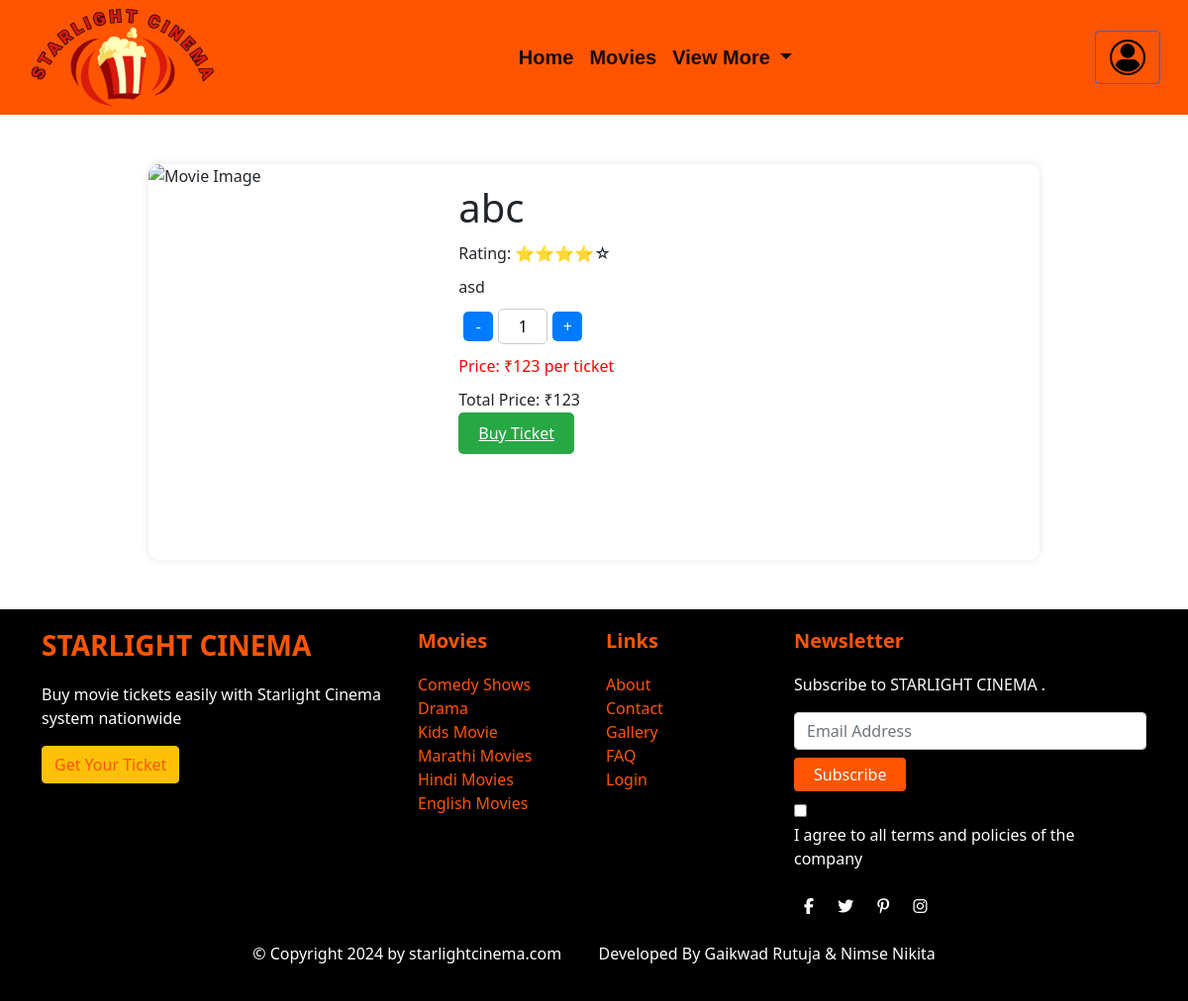
The page /User/pages/movie-details.php?id=1 on the database its author committed.
### tables this page shows
CREATE TABLE `movies` (
  `id` int(20) NOT NULL,
  `image` text NOT NULL,
  `name` text NOT NULL,
  `description` text NOT NULL,
  `time` text NOT NULL,
  `price` text NOT NULL,
  `category` text NOT NULL,
  `duration` text NOT NULL,
  `date` text NOT NULL
);

### User/pages/movie-details.php (the view, shortened to what this page needs)
<?php
$databaseHost = "localhost";
$databaseName = "movieticketdb";
$databaseUsername = "root";
$databasePassword = "";
$con = new mysqli($databaseHost, $databaseUsername, $databasePassword, $databaseName);
$id = intval($_GET['id']);
$stmt = $con->prepare("SELECT * FROM movies WHERE id = ?");
$stmt->bind_param("i", $id);
$stmt->execute();
$query = $stmt->get_result();
if ($query->num_rows > 0) {
    $resultData = $query->fetch_assoc();
    $image = $resultData['image'];
    $name = $resultData['name'];
    $description = $resultData['description'];
    $price = $resultData['price'];
} else {
    echo "No movie found with ID: $id";
    exit();
}
?>
<!DOCTYPE html>
<html lang="en">
<head>
    <link rel="stylesheet" href=" ./../css/gallery.css">
    <link rel="stylesheet" href=" ./../css/movie-details.css">
    <link rel="stylesheet" href="https://stackpath.bootstrapcdn.com/bootstrap/4.5.2/css/bootstrap.min.css">
    <link href="https://cdn.jsdelivr.net/npm/bootstrap@5.0.2/dist/css/bootstrap.min.css" rel="stylesheet">
</head>
<body>
<nav class="navbar navbar-expand-lg navbar-light">
  <div class="container-fluid">
    <div class="logo"><img src="./../../Images/logo2.png" class="logo-img" alt="Logo"></div>
    <div class="collapse navbar-collapse justify-content-center" id="navbarSupportedContent">
      <ul class="navbar-nav mb-2 mb-lg-0">
        <li class="nav-item">
          <a class="nav-link active" aria-current="page" href=".\..\..\index1.php">Home</a>
        </li>
        <li class="nav-item">
          <a class="nav-link active" href=".\..\..\User\pages\movies.php">Movies</a>
        </li>
        <li class="nav-item dropdown">
          <a class="nav-link dropdown-toggle active" href="#" id="navbarDropdown" role="button" data-bs-toggle="dropdown" aria-expanded="false">
            View More
          </a>
        </li>
      </ul>
    </div>
    <div class="d-flex align-items-center">
      <a href="#" class="btn btn-outline-primary">
      <i class="bi bi-person"></i> <img src =".\..\..\Images\login.png" style="height:40px;">
      </a>
    </div>
  </div>
</nav>
<main>
    <div class="containers">
        <div class="movie-image">
            <img src="./../../Images/movies/<?php echo htmlspecialchars($image); ?>" alt="Movie Image">
        </div>
        <div class="movie-details">
            <h1><?php echo htmlspecialchars($name); ?></h1>
            <p>Rating: ⭐⭐⭐⭐☆</p>
            <p><?php echo htmlspecialchars($description); ?></p>
            <div class="ticket-quantity">
                <button onclick="decrement()">-</button>
                <input type="text" id="quantity" value="1" readonly>
                <button onclick="increment()">+</button>
            </div>
            <p style="color: red;">Price: ₹<?php echo htmlspecialchars($price); ?> per ticket</p>
            <p>Total Price: ₹<span id="total-price"><?php echo htmlspecialchars($price); ?></span></p>
            <a href=".\payment.php" class="buy-button" onclick="buyTicket()">Buy Ticket</a>
        </div>
    </div>
   </main>
<div class="footer">
 <div class="container">
     <div class="row">
         <div class="col-md-4">
             <h3 class="footer-title">STARLIGHT CINEMA</h3>
             <p>Buy movie tickets easily with Starlight Cinema system nationwide</p>
             <a href="#" class="btn btn-warning">Get Your Ticket</a>
         </div>
         <div class="col-md-2">
             <h5 class="footer-title">Movies</h5>
             <ul class="list-unstyled">
                 <li><a href="#">Comedy Shows</a></li>
                 <li><a href="#">Drama</a></li>
                 <li><a href="#">Kids Movie</a></li>
                 <li><a href="#">Marathi Movies</a></li>
                 <li><a href="#">Hindi Movies</a></li>
                 <li><a href="#">English Movies</a></li>
             </ul>
         </div>
         <div class="col-md-2">
             <h5 class="footer-title">Links</h5>
             <ul class="list-unstyled">
                 <li><a href="#">About</a></li>
                 <li><a href="#">Contact</a></li>
                 <li><a href="#">Gallery</a></li>
                 <li><a href="#">FAQ</a></li>
                 <li><a href="#">Login</a></li>
             </ul>
             </div>
         <div class="col-md-4">
             <h5 class="footer-title">Newsletter</h5>
             <p>Subscribe to STARLIGHT CINEMA .</p>
             <div class="newsletter">
                 <input type="email" class="form-control" placeholder="Email Address">
                 <button class="btn btn-warning mt-2">Subscribe</button>
             </div>
             <div class="mt-2">
                 <input type="checkbox" id="terms">
                 <label for="terms">I agree to all terms and policies of the company</label>
             </div>
             <div class="social-icons mt-3">
                 <a href="#"><i class="fab fa-facebook-f"></i></a>
                 <a href="#"><i class="fab fa-twitter"></i></a>
                 <a href="#"><i class="fab fa-pinterest-p"></i></a>
                 <a href="#"><i class="fab fa-instagram"></i></a>
             </div>
         </div>
     </div>
     <div class="text-center mt-4">
         <p>&copy; Copyright 2024 by starlightcinema.com  &nbsp; &nbsp; &nbsp; &nbsp;    Developed By Gaikwad Rutuja & Nimse Nikita</p>
     </div>
 </div>
</div>
</body>
</html>

### User/css/gallery.css (style rules this page uses)
body { margin: 0; font-family: Arial, sans-serif; }
.navbar { background-color: #ff5500; width: 100%; }
.navbar-nav .nav-link { color: #000000; font-size: 20px; font-family: Arial, sans-serif; font-weight: bold; }
.logo-img { height: 100px; width: auto; }
.footer { background-color: #333; color: #fff; padding: 20px; }
.footer a { color: #fff; text-decoration: none; }
.footer { background-color: #000; color: #fff; padding: 20px 0; }
.footer a { color: #ff5500; text-decoration: none; }
.footer .footer-title { margin-bottom: 20px; font-weight: bold; color: #ff5500; }
.footer .social-icons a { margin: 0 10px; color: #fff; }
.footer .newsletter input { margin-top: 10px; }
.footer .newsletter button { background-color: #ff5500; border: none; padding: 5px 20px; color: #fff; }

### User/css/movie-details.css (style rules this page uses)
body { margin: 0; font-family: Arial, sans-serif; }
.navbar { background-color: #ff5500; width: 100%; }
.navbar-nav .nav-link { color: #000000; font-size: 20px; font-family: Arial, sans-serif; font-weight: bold; }
.logo-img { height: 100px; width: auto; }
.footer { background-color: #333; color: #fff; padding: 20px; }
.footer a { color: #fff; text-decoration: none; }
.footer { background-color: #000; color: #fff; padding: 20px 0; }
.footer a { color: #ff5500; text-decoration: none; }
.footer .footer-title { margin-bottom: 20px; font-weight: bold; color: #ff5500; }
.footer .social-icons a { margin: 0 10px; color: #fff; }
.footer .newsletter input { margin-top: 10px; }
.footer .newsletter button { background-color: #ff5500; border: none; padding: 5px 20px; color: #fff; }
.containers { display: flex; background-color: white; border-radius: 10px; box-shadow: 0 0 10px rgba(0, 0, 0, 0.1); overflow: hidden; width: 80%; max-width: 900px; margin:50px auto; }
.movie-image img { width: 100%; height: auto; display: block; }
.movie-image { flex: 1; overflow: hidden; margin-right: 10px; width: 100%; height: 400px; }
.movie-details { flex: 2; padding: 20px; }
.movie-details h1 { margin: 0 0 10px; }
.movie-details p { margin: 10px 0; }
.ticket-quantity { display: flex; align-items: center; }
.ticket-quantity button { width: 30px; height: 30px; font-size: 16px; background-color: #007bff; color: white; border: none; border-radius: 5px; cursor: pointer; margin: 0 5px; }
.ticket-quantity input { width: 50px; text-align: center; border: 1px solid #ccc; border-radius: 5px; padding: 5px; }
.buy-button { margin-top: 20px; padding: 10px 20px; background-color: #28a745; color: white; border: none; border-radius: 5px; cursor: pointer; font-size: 16px; }

### rows shown on the page
movies: name "abc", description "asd", price "123"
